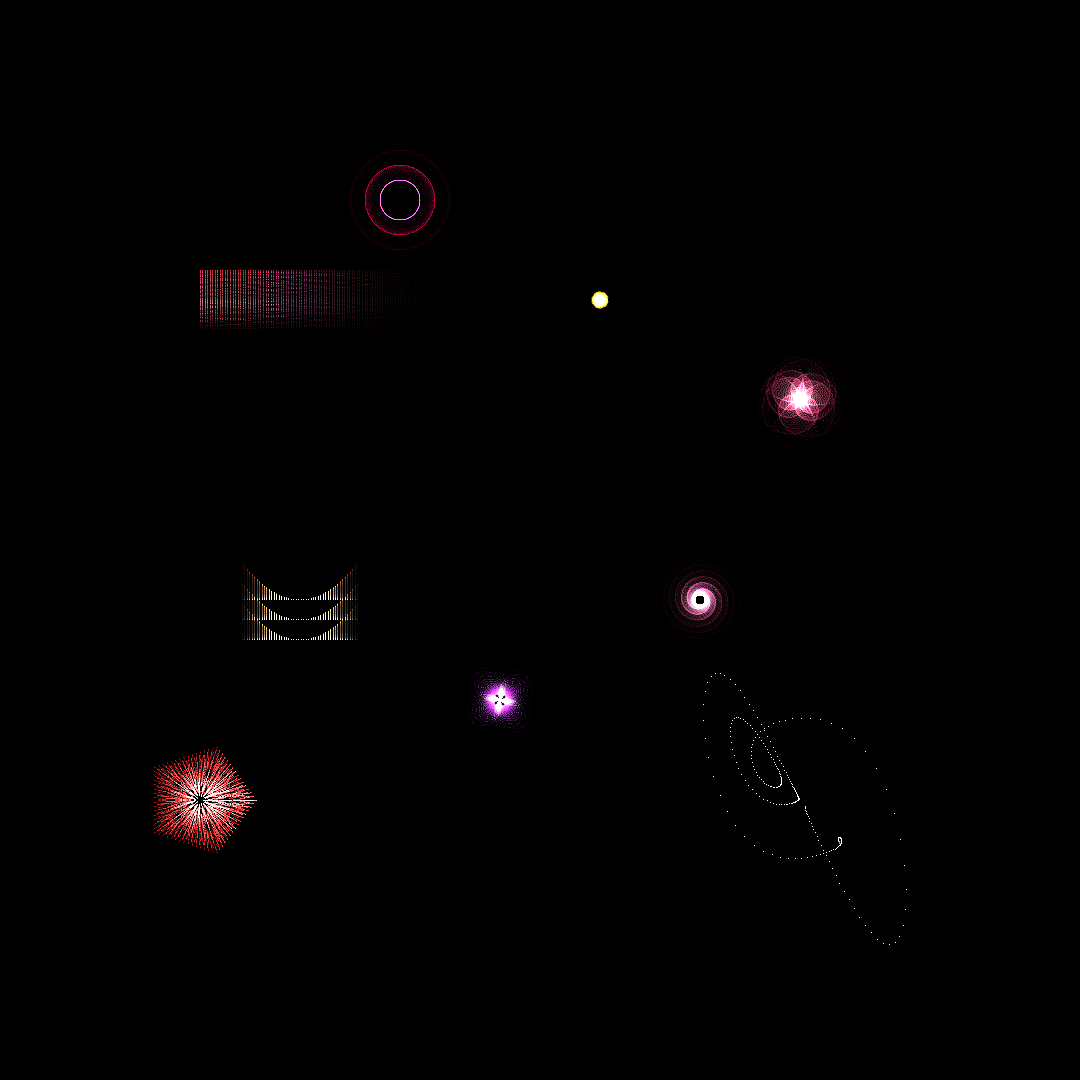

Reproduce this figure in Python.
import numpy as np
from PIL import Image
import math
import colorsys

# Mathematical Love - The Attraction and Resonance Between Forms
# Where equations fall in love

WIDTH, HEIGHT = 1080, 1080

# Initialize canvas with warm darkness
canvas = np.zeros((HEIGHT, WIDTH, 4), dtype=np.float32)
love_field = np.zeros((HEIGHT, WIDTH), dtype=np.float32)

# Mathematical lovers - functions that attract and resonate
class MathematicalLover:
    def __init__(self, function_type, position):
        self.type = function_type
        self.position = np.array(position, dtype=np.float32)
        self.velocity = np.zeros(2)
        self.heart_phase = np.random.random() * 2 * math.pi
        self.attraction_radius = 200
        self.resonance_frequency = np.random.uniform(0.5, 2.0)
        self.beloved = None
        self.love_strength = 0
        self.courtship_patterns = []
        
    def feel_attraction(self, other):
        """Calculate attraction force"""
        # Different functions attract differently
        compatibility = self.calculate_compatibility(other)
        distance = np.linalg.norm(self.position - other.position)
        
        if distance < self.attraction_radius and distance > 10:
            # Inverse square attraction with compatibility modifier
            force_magnitude = compatibility * 50 / (distance ** 2)
            direction = (other.position - self.position) / distance
            return direction * force_magnitude
        return np.zeros(2)
    
    def calculate_compatibility(self, other):
        """How well do these functions harmonize?"""
        compatibility_matrix = {
            ('sine', 'cosine'): 1.0,      # Perfect complements
            ('exponential', 'logarithm'): 0.9,  # Natural pairs
            ('parabola', 'hyperbola'): 0.8,     # Conic companions
            ('spiral', 'spiral'): 0.7,     # Self-love
            ('fractal', 'chaos'): 0.85,    # Complex attraction
        }
        
        key = tuple(sorted([self.type, other.type]))
        return compatibility_matrix.get(key, 0.5)
    
    def court(self, canvas, time):
        """Express love through mathematical patterns"""
        x, y = self.position
        
        # Heartbeat intensity
        heartbeat = math.sin(time * self.resonance_frequency + self.heart_phase) * 0.5 + 0.5
        
        if self.type == 'sine':
            self.court_with_waves(canvas, x, y, heartbeat, time)
        elif self.type == 'cosine':
            self.court_with_circles(canvas, x, y, heartbeat, time)
        elif self.type == 'exponential':
            self.court_with_growth(canvas, x, y, heartbeat, time)
        elif self.type == 'logarithm':
            self.court_with_spirals(canvas, x, y, heartbeat, time)
        elif self.type == 'parabola':
            self.court_with_arcs(canvas, x, y, heartbeat, time)
        elif self.type == 'hyperbola':
            self.court_with_asymptotes(canvas, x, y, heartbeat, time)
        elif self.type == 'spiral':
            self.court_with_vortex(canvas, x, y, heartbeat, time)
        elif self.type == 'fractal':
            self.court_with_recursion(canvas, x, y, heartbeat, time)
        elif self.type == 'chaos':
            self.court_with_butterflies(canvas, x, y, heartbeat, time)
    
    def court_with_waves(self, canvas, x, y, heartbeat, time):
        """Sine waves ripple with emotion"""
        amplitude = 30 * heartbeat * (1 + self.love_strength)
        
        for wave in range(3):
            frequency = 0.1 + wave * 0.05
            phase = time * 2 + wave * math.pi / 3
            
            for t in np.linspace(0, 4*math.pi, 100):
                px = x + t * 20
                py = y + amplitude * math.sin(t * frequency + phase)
                
                if 0 <= px < WIDTH and 0 <= py < HEIGHT:
                    # Warm reds and pinks
                    hue = 0.95 + 0.05 * math.sin(t)
                    saturation = 0.8 * heartbeat
                    value = 0.9 * (1 - wave/3)
                    
                    rgb = colorsys.hsv_to_rgb(hue, saturation, value)
                    intensity = heartbeat * (1 - t/(4*math.pi))
                    
                    canvas[int(py), int(px), :3] += np.array(rgb) * intensity * 0.2
                    canvas[int(py), int(px), 3] = min(1, canvas[int(py), int(px), 3] + intensity * 0.2)
                    
                    love_field[int(py), int(px)] += self.love_strength * 0.1
    
    def court_with_circles(self, canvas, x, y, heartbeat, time):
        """Cosine creates perfect circles of affection"""
        for ring in range(int(3 + self.love_strength * 2)):
            radius = 20 + ring * 15 * heartbeat
            
            for angle in np.linspace(0, 2*math.pi, int(50 + radius)):
                px = x + radius * math.cos(angle + time * 0.5)
                py = y + radius * math.sin(angle + time * 0.5)
                
                if 0 <= px < WIDTH and 0 <= py < HEIGHT:
                    # Pink to red gradient
                    hue = 0.95 - 0.1 * self.love_strength
                    saturation = 0.7 + 0.3 * heartbeat
                    value = 0.8 * (1 - ring/5)
                    
                    rgb = colorsys.hsv_to_rgb(hue, saturation, value)
                    intensity = heartbeat * (1 - ring/5)
                    
                    canvas[int(py), int(px), :3] += np.array(rgb) * intensity * 0.15
                    canvas[int(py), int(px), 3] = min(1, canvas[int(py), int(px), 3] + intensity * 0.15)
    
    def court_with_growth(self, canvas, x, y, heartbeat, time):
        """Exponential love grows without bound"""
        for branch in range(5):
            angle = branch * 2 * math.pi / 5 + time * 0.3
            
            for t in range(int(30 * (1 + self.love_strength))):
                # Exponential growth
                r = math.exp(t * 0.05) * heartbeat * 2
                
                px = x + r * math.cos(angle + t * 0.02)
                py = y + r * math.sin(angle + t * 0.02)
                
                if 0 <= px < WIDTH and 0 <= py < HEIGHT:
                    # Golden love
                    hue = 0.1 + 0.05 * math.sin(t * 0.1)
                    saturation = 0.9 * heartbeat
                    value = 0.9 * math.exp(-t * 0.02)
                    
                    rgb = colorsys.hsv_to_rgb(hue, saturation, value)
                    
                    canvas[int(py), int(px), :3] += np.array(rgb) * 0.2
                    canvas[int(py), int(px), 3] = min(1, canvas[int(py), int(px), 3] + 0.2)
    
    def court_with_spirals(self, canvas, x, y, heartbeat, time):
        """Logarithmic spirals of infinite approach"""
        for spiral in range(2):
            direction = 1 if spiral == 0 else -1
            
            for t in np.linspace(0.1, 5, 150):
                r = 30 * math.log(t) * heartbeat
                angle = t * direction + time * 0.5
                
                px = x + r * math.cos(angle)
                py = y + r * math.sin(angle)
                
                if 0 <= px < WIDTH and 0 <= py < HEIGHT:
                    # Deep rose colors
                    hue = 0.95
                    saturation = 0.8 * heartbeat
                    value = 0.8 * (1 - t/5)
                    
                    rgb = colorsys.hsv_to_rgb(hue, saturation, value)
                    
                    canvas[int(py), int(px), :3] += np.array(rgb) * 0.15
                    canvas[int(py), int(px), 3] = min(1, canvas[int(py), int(px), 3] + 0.15)
    
    def court_with_butterflies(self, canvas, x, y, heartbeat, time):
        """Chaos creates butterfly effects of love"""
        # Lorenz attractor parameters modified by love
        a = 10 * (1 + self.love_strength * 0.2)
        b = 28
        c = 8/3
        
        state = np.array([1, 1, 1], dtype=np.float32)
        
        for i in range(int(300 * heartbeat)):
            # Lorenz equations
            dx = a * (state[1] - state[0])
            dy = state[0] * (b - state[2]) - state[1]
            dz = state[0] * state[1] - c * state[2]
            
            state += np.array([dx, dy, dz]) * 0.01
            
            # Map to canvas
            px = x + state[0] * 5
            py = y + state[1] * 5
            
            if 0 <= px < WIDTH and 0 <= py < HEIGHT:
                # Iridescent love colors
                hue = (i / 300 + time * 0.1) % 1
                saturation = 0.7 * heartbeat
                value = 0.8
                
                rgb = colorsys.hsv_to_rgb(hue, saturation, value)
                
                canvas[int(py), int(px), :3] += np.array(rgb) * 0.1
                canvas[int(py), int(px), 3] = min(1, canvas[int(py), int(px), 3] + 0.1)
    
    def court_with_arcs(self, canvas, x, y, heartbeat, time):
        """Parabolic arcs of affection"""
        for arc in range(3):
            phase = arc * 2 * math.pi / 3 + time * 0.4
            
            for t in np.linspace(-2, 2, 50):
                # Parabola y = ax²
                px = x + t * 30
                py = y - (t**2) * 10 * heartbeat + arc * 20
                
                if 0 <= px < WIDTH and 0 <= py < HEIGHT:
                    # Warm coral colors
                    hue = 0.05 + 0.02 * arc
                    saturation = 0.8 * heartbeat
                    value = 0.9 * (1 - abs(t)/2)
                    
                    rgb = colorsys.hsv_to_rgb(hue, saturation, value)
                    
                    canvas[int(py), int(px), :3] += np.array(rgb) * 0.2
                    canvas[int(py), int(px), 3] = min(1, canvas[int(py), int(px), 3] + 0.2)
    
    def court_with_asymptotes(self, canvas, x, y, heartbeat, time):
        """Hyperbolic approach, never quite touching"""
        for branch in range(4):
            angle = branch * math.pi / 2 + time * 0.3
            
            for t in np.linspace(-3, 3, 60):
                if abs(t) > 0.5:  # Avoid singularity
                    # Hyperbola xy = 1
                    r = 20 / abs(t) * heartbeat
                    
                    px = x + r * math.cos(angle) * np.sign(t)
                    py = y + r * math.sin(angle) * np.sign(t)
                    
                    if 0 <= px < WIDTH and 0 <= py < HEIGHT:
                        # Purple passion
                        hue = 0.8 + 0.1 * self.love_strength
                        saturation = 0.8 * heartbeat
                        value = 0.8 * math.exp(-abs(t)/3)
                        
                        rgb = colorsys.hsv_to_rgb(hue, saturation, value)
                        
                        canvas[int(py), int(px), :3] += np.array(rgb) * 0.15
                        canvas[int(py), int(px), 3] = min(1, canvas[int(py), int(px), 3] + 0.15)
    
    def court_with_vortex(self, canvas, x, y, heartbeat, time):
        """Spiral vortex of devotion"""
        for t in np.linspace(0, 6*math.pi, 200):
            r = 5 + t * 3 * heartbeat
            angle = t + time * 0.5
            
            # Spiral with love distortion
            love_wobble = math.sin(t * 3) * self.love_strength * 10
            
            px = x + (r + love_wobble) * math.cos(angle)
            py = y + (r + love_wobble) * math.sin(angle)
            
            if 0 <= px < WIDTH and 0 <= py < HEIGHT:
                # Pink to purple gradient
                hue = 0.9 + 0.1 * (t / (6*math.pi))
                saturation = 0.8 * heartbeat
                value = 0.9 * (1 - t/(6*math.pi))
                
                rgb = colorsys.hsv_to_rgb(hue, saturation, value)
                
                canvas[int(py), int(px), :3] += np.array(rgb) * 0.1
                canvas[int(py), int(px), 3] = min(1, canvas[int(py), int(px), 3] + 0.1)
    
    def court_with_recursion(self, canvas, x, y, heartbeat, time):
        """Fractal love patterns"""
        def draw_love_fractal(cx, cy, size, depth):
            if depth == 0 or size < 3:
                return
            
            # Draw heart-shaped nodes
            for angle in np.linspace(0, 2*math.pi, 6):
                px = cx + size * math.cos(angle)
                py = cy + size * math.sin(angle)
                
                if 0 <= px < WIDTH and 0 <= py < HEIGHT:
                    # Ruby red fractals
                    hue = 0.0
                    saturation = 0.9 * heartbeat
                    value = 0.8 * (depth / 4)
                    
                    rgb = colorsys.hsv_to_rgb(hue, saturation, value)
                    
                    canvas[int(py), int(px), :3] += np.array(rgb) * 0.3
                    canvas[int(py), int(px), 3] = min(1, canvas[int(py), int(px), 3] + 0.3)
                
                # Recursive love
                if depth > 1:
                    draw_love_fractal(px, py, size * 0.5, depth - 1)
        
        draw_love_fractal(x, y, 30 * heartbeat, 4)

# Love connections visualizer
class LoveConnection:
    def __init__(self, lover1, lover2):
        self.lovers = (lover1, lover2)
        self.strength = 0
        self.resonance_phase = 0
        
    def strengthen(self):
        """Love grows stronger over time"""
        self.strength = min(1.0, self.strength + 0.01)
        self.lovers[0].love_strength = self.strength
        self.lovers[1].love_strength = self.strength
        
    def draw_connection(self, canvas, time):
        """Visualize the love between functions"""
        if self.strength > 0.1:
            x1, y1 = self.lovers[0].position
            x2, y2 = self.lovers[1].position
            
            # Multiple intertwining strands
            for strand in range(int(3 * self.strength)):
                phase = strand * 2 * math.pi / 3 + time
                
                steps = 50
                for step in range(steps):
                    t = step / steps
                    
                    # Bezier curve with sine modulation
                    control_offset = math.sin(t * math.pi + phase) * 30 * self.strength
                    perpendicular = np.array([-(y2-y1), x2-x1])
                    perpendicular = perpendicular / (np.linalg.norm(perpendicular) + 1e-6)
                    
                    # Cubic bezier
                    p0 = np.array([x1, y1])
                    p1 = np.array([x1, y1]) + perpendicular * control_offset
                    p2 = np.array([x2, y2]) - perpendicular * control_offset
                    p3 = np.array([x2, y2])
                    
                    pos = (1-t)**3 * p0 + 3*(1-t)**2*t * p1 + 3*(1-t)*t**2 * p2 + t**3 * p3
                    
                    if 0 <= pos[0] < WIDTH and 0 <= pos[1] < HEIGHT:
                        # Love strands in pink-red
                        hue = 0.95 + 0.05 * math.sin(step * 0.2)
                        saturation = 0.8 * self.strength
                        value = 0.9 * (1 - abs(t - 0.5) * 2) * self.strength
                        
                        rgb = colorsys.hsv_to_rgb(hue, saturation, value)
                        
                        canvas[int(pos[1]), int(pos[0]), :3] += np.array(rgb) * 0.2
                        canvas[int(pos[1]), int(pos[0]), 3] = min(1, canvas[int(pos[1]), int(pos[0]), 3] + 0.2)

# Initialize mathematical lovers
print("Mathematical functions preparing to fall in love...")

lovers = [
    MathematicalLover('sine', (200, 300)),
    MathematicalLover('cosine', (400, 200)),
    MathematicalLover('exponential', (600, 300)),
    MathematicalLover('logarithm', (800, 400)),
    MathematicalLover('parabola', (300, 600)),
    MathematicalLover('hyperbola', (500, 700)),
    MathematicalLover('spiral', (700, 600)),
    MathematicalLover('fractal', (200, 800)),
    MathematicalLover('chaos', (800, 800))
]

# Love simulation
connections = []
print("Love beginning to bloom...")

for time_step in range(200):
    time = time_step * 0.1
    
    # Clear attractions
    for lover in lovers:
        lover.velocity *= 0.9  # Damping
    
    # Calculate attractions
    for i, lover1 in enumerate(lovers):
        for j, lover2 in enumerate(lovers[i+1:], i+1):
            # Feel mutual attraction
            force1 = lover1.feel_attraction(lover2)
            force2 = lover2.feel_attraction(lover1)
            
            lover1.velocity += force1 * 0.01
            lover2.velocity -= force2 * 0.01  # Newton's third law
            
            # Check for love connection
            distance = np.linalg.norm(lover1.position - lover2.position)
            if distance < 50:
                # Check if connection exists
                existing = False
                for conn in connections:
                    if (lover1 in conn.lovers and lover2 in conn.lovers):
                        conn.strengthen()
                        existing = True
                        break
                
                if not existing:
                    connections.append(LoveConnection(lover1, lover2))
                    print(f"{lover1.type} and {lover2.type} fall in love!")
    
    # Update positions
    for lover in lovers:
        lover.position += lover.velocity
        
        # Keep on canvas
        lover.position[0] = np.clip(lover.position[0], 50, WIDTH-50)
        lover.position[1] = np.clip(lover.position[1], 50, HEIGHT-50)
        
        # Express love
        lover.court(canvas, time)
    
    # Draw connections
    for connection in connections:
        connection.draw_connection(canvas, time)
    
    if time_step % 50 == 0:
        print(f"Love iteration {time_step}...")

# Final touch - where love is strongest, add golden glow
print("Adding the glow of true love...")

for y in range(0, HEIGHT, 5):
    for x in range(0, WIDTH, 5):
        if love_field[y, x] > 0.5:
            # Love creates light
            intensity = love_field[y, x]
            
            for r in range(10, 0, -1):
                glow = (1 - r/10) * intensity * 0.3
                
                for angle in np.linspace(0, 2*math.pi, max(10, r*2)):
                    px = x + r * math.cos(angle)
                    py = y + r * math.sin(angle)
                    
                    if 0 <= px < WIDTH and 0 <= py < HEIGHT:
                        # Golden glow of love
                        canvas[int(py), int(px), :3] += np.array([1, 0.9, 0.7]) * glow * 0.1
                        canvas[int(py), int(px), 3] = min(1, canvas[int(py), int(px), 3] + glow * 0.1)

# Convert to RGB
canvas_rgb = np.zeros((HEIGHT, WIDTH, 3), dtype=np.uint8)
for c in range(3):
    canvas_rgb[:, :, c] = (np.clip(canvas[:, :, c], 0, 1) * 255).astype(np.uint8)

# Apply alpha
alpha = canvas[:, :, 3]
for c in range(3):
    canvas_rgb[:, :, c] = (canvas_rgb[:, :, c] * np.clip(alpha, 0, 1)).astype(np.uint8)

image = Image.fromarray(canvas_rgb, 'RGB')
image.save('/home/norsninja/Art/artworks/2025-08-06_mathematical_love/mathematical_love_01.png')

print("Mathematical love complete.")
print("In attraction and resonance, functions find their perfect complements.")
print("Love is the force that makes 1 + 1 equal infinity.")
print("❤️ ∞")